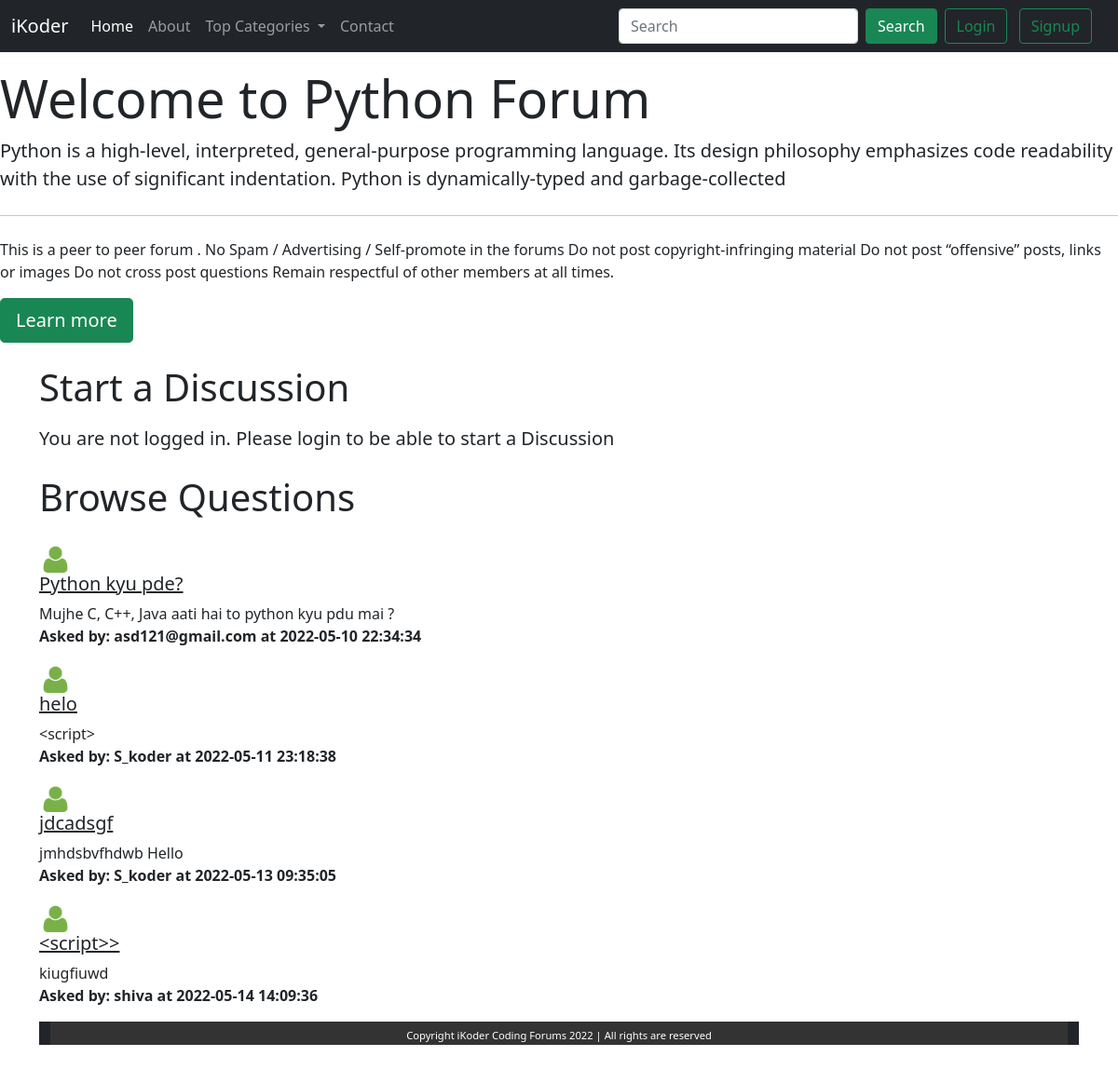
Screenshot of /threadslist.php?catid=1 with the database file from the repository.
### tables this page shows
CREATE TABLE `categories` (
  `category_id` int(8) NOT NULL,
  `category_name` varchar(255) NOT NULL,
  `category_description` varchar(255) NOT NULL,
  `created` datetime NOT NULL DEFAULT current_timestamp()
);

CREATE TABLE `threads` (
  `thread_id` int(11) NOT NULL,
  `thread_title` varchar(255) NOT NULL,
  `thread_desc` text NOT NULL,
  `thread_cat_id` int(11) NOT NULL,
  `thread_user_id` int(11) NOT NULL,
  `timestamp` datetime NOT NULL DEFAULT current_timestamp()
);

CREATE TABLE `users` (
  `sno` int(11) NOT NULL,
  `user_email` varchar(50) NOT NULL,
  `user_pass` varchar(255) NOT NULL,
  `timestamp` datetime NOT NULL DEFAULT current_timestamp()
);

### threadslist.php (the view, shortened to what this page needs)
<!DOCTYPE html>
<html lang="en">
<body>
    <!doctype html>
    <html lang="en">
    <head>
        <link href="https://cdn.jsdelivr.net/npm/bootstrap@5.1.3/dist/css/bootstrap.min.css" rel="stylesheet"
>
    </head>
    <body>
        <?php include 'partials/_dbconnect.php'; ?>
        <?php include 'partials/_header.php'; ?>
        <?php
        $id = $_GET['catid'];
        $sql = "SELECT * FROM `categories` WHERE category_id = $id";
        $result = mysqli_query($conn, $sql);
        while($row = mysqli_fetch_assoc($result)){
            $catname = $row['category_name'];
            $catdesc = $row['category_description'];
        }
        ?>
        <div class="conatiner my-3">
            <div class="jumbotron">
                <h1 class="display-4">Welcome to <?php  echo $catname; ?> Forum</h1>
                <p class="lead"><?php  echo $catdesc; ?></p>
                <hr class="my-4">
                <p>This is a peer to peer forum .
                    No Spam / Advertising / Self-promote in the forums
                    Do not post copyright-infringing material
                    Do not post “offensive” posts, links or images
                    Do not cross post questions
                    Remain respectful of other members at all times.</p>
                <a class="btn btn-success btn-lg" href="#" role="button">Learn more</a>
            </div>
        </div>
        <?php
        if(isset($_SESSION['loggedin']) &&  $_SESSION['loggedin'] == true){
        echo '<div class="container">
            <h1 class="py-2">Start a Discussion</h1>
            <form action="'.$_SERVER["REQUEST_URI"].'" method="post">
        <div class="form-group">
            <label for="exampleInputEmail1">Problem Title</label>
            <input type="text" class="form-control" id="title" name="title" aria-describedby="emailHelp">
            <small id="emailHelp" class="form-text text-muted">Keep your title as short and crisp as
                possible</small>
        </div>
        <input type="hidden" name="sno" value = "'.$_SESSION['sno'].'">
        <div class="form-group">
            <label for="exampleFormControlTextarea1">Elaborate your concern</label>
            <textarea class="form-control" id="desc" name="desc" rows="3"></textarea>
        </div>
        <button type="submit" class="btn btn-success my-2">Submit</button>
        </form>
        </div>';
        }
        else{
        echo '
        <div class="container">
        <h1 class="py-2">Start a Discussion</h1>
           <p class="lead">You are not logged in. Please login to be able to start a Discussion</p>
        </div>
        ';
        }
        ?>
        <div class="container mb-5" id="ques">
            <h1 class="py-2">Browse Questions</h1>
            <?php
        $id = $_GET['catid'];
        $sql = "SELECT * FROM `threads` WHERE thread_cat_id = $id";
        $result = mysqli_query($conn, $sql);
        while($row = mysqli_fetch_assoc($result)){
            $id = $row['thread_id'];
            $title = $row['thread_title'];
            $desc = $row['thread_desc'];
            $thread_time = $row['timestamp'];
            $thread_user_id = $row['thread_user_id'];
            $sql2 = "SELECT user_email  FROM `users` WHERE sno = '$thread_user_id'";
            $result2 = mysqli_query($conn, $sql2);
            $row2 = mysqli_fetch_assoc($result2);
            echo '<div class="media my-3">
                <img src="img/user.png" width="35px" class="mr-3" alt="...">
                <div class="media-body">'.
                    '<h5 class="mt-0"> <a class = "text-dark" href = "thread.php?threadid='.$id.'">'. $title. ' </a></h5>
                    '. $desc .' </div>'.' <p class="fw-bold my-0">Asked by: '.$row2['user_email'].' at '.$thread_time.' </p>'
            .'</div>';
        }
        ?>
            <?php include 'partials/_footer.php'; ?>
    </body>
    </html>
</body>
</html>

### _header.php (shortened to what this page needs)
<?php
echo '<nav class="navbar navbar-expand-lg navbar-dark bg-dark">
<div class="container-fluid">
  <a class="navbar-brand" href="/forum">iKoder</a>
  <button class="navbar-toggler" type="button" data-bs-toggle="collapse" data-bs-target="#navbarSupportedContent"
    aria-controls="navbarSupportedContent" aria-expanded="false" aria-label="Toggle navigation">
    <span class="navbar-toggler-icon"></span>
  </button>
  <div class="collapse navbar-collapse" id="navbarSupportedContent">
    <ul class="navbar-nav me-auto mb-2 mb-lg-0">
      <li class="nav-item">
        <a class="nav-link active" aria-current="page" href="/forum">Home</a>
      </li>
      <li class="nav-item">
        <a class="nav-link" href="about.php">About</a>
      </li>
      <li class="nav-item dropdown">
        <a class="nav-link dropdown-toggle" href="#" id="navbarDropdown" role="button" data-bs-toggle="dropdown"
          aria-expanded="false">
          Top Categories
        </a>
        <div class="dropdown-menu" aria-labelledby="navbarDropdown">';
        echo '</div>
      </li>
      <li class="nav-item">
        <a class="nav-link" href="contact.php">Contact</a>
      </li>
    </ul>
    ';
    if(isset($_SESSION['loggedin']) && $_SESSION['loggedin']==true){
      echo '<form class="d-flex"  method="get" action="search.php" >
        <input class="form-control me-2" name="search" type="search"  action = "search.php" placeholder="Search" aria-label="Search">
        <button class="btn btn-success my-2 my-sm-0" type="submit">Search</button>
          <p class="text-light my-0 mx-2">Welcome '. $_SESSION['useremail']. ' </p>
          <a href="partials/_logout.php" class="btn btn-outline-success ml-2">Logout</a>
          </form>';
    }
else{
      echo '<form class="d-flex">
        <input class="form-control me-2"  type="search" placeholder="Search" aria-label="Search">
        <button class="btn btn-success" type="submit">Search</button>
      </form>
      <div class=" mx-2">
        <button class="btn btn-outline-success ml-2" data-bs-toggle="modal" data-bs-target="#loginModal">Login</button>
        <button class="btn btn-outline-success mx-2" data-bs-toggle="modal" data-bs-target="#signupModal">Signup</button>
        ';
}
echo '    </div>
          </div>
          </div>
          </nav>';
?>

### _footer.php (shortened to what this page needs)
<div class="container-fluid bg-dark text-light">
    <footer class="footer">
        <p class="copyright text-center mb-0">Copyright iKoder Coding Forums 2022 | All rights are reserved</p>
    </footer>
</div>

### _footer.php (style rules this page uses)
footer { bottom: 0; height: 25px; width: 100%; background-color: #333333; }
p.copyright { position: relative; width: 100%; color: #fff; line-height: 30px; font-size: 0.7em; text-align: center; bottom: 0; }

### rows the page displays
categories: category_name "Python", category_description "Python is a high-level, interpreted, general-purpose programming language. Its design philosophy emphasizes code readability with the use of significant indentation. Python is dynamically-typed and garbage-collected"
threads: thread_title "Python kyu pde?", thread_desc "Mujhe C, C++, Java aati hai to python kyu pdu mai ?", users.user_email "asd121@gmail.com", timestamp "2022-05-10 22:34:34"
threads: thread_title "helo", thread_desc "<script>", users.user_email "S_koder", timestamp "2022-05-11 23:18:38"
threads: thread_title "jdcadsgf", thread_desc "jmhdsbvfhdwb Hello", users.user_email "S_koder", timestamp "2022-05-13 09:35:05"
threads: thread_title "<script>>", thread_desc "kiugfiuwd", users.user_email "shiva", timestamp "2022-05-14 14:09:36"
